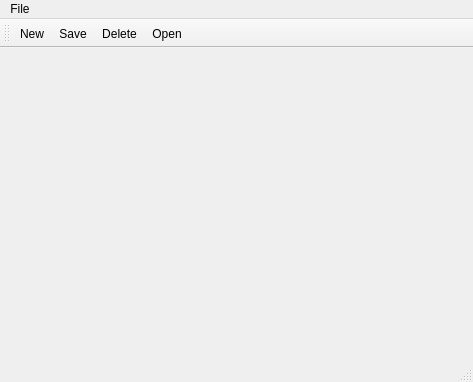
<?xml version="1.0" encoding="UTF-8"?>
<ui version="4.0">
 <class>MainWindow</class>
 <widget class="QMainWindow" name="MainWindow">
  <property name="geometry">
   <rect>
    <x>0</x>
    <y>0</y>
    <width>473</width>
    <height>382</height>
   </rect>
  </property>
  <property name="windowTitle">
   <string>MainWindow</string>
  </property>
  <widget class="QWidget" name="centralwidget"/>
  <widget class="QMenuBar" name="menubar">
   <property name="geometry">
    <rect>
     <x>0</x>
     <y>0</y>
     <width>473</width>
     <height>26</height>
    </rect>
   </property>
   <widget class="QMenu" name="menuFile">
    <property name="title">
     <string>File</string>
    </property>
    <addaction name="actionNew"/>
    <addaction name="actionSave"/>
   </widget>
   <addaction name="menuFile"/>
  </widget>
  <widget class="QStatusBar" name="statusbar"/>
  <widget class="QToolBar" name="toolBar">
   <property name="windowTitle">
    <string>toolBar</string>
   </property>
   <attribute name="toolBarArea">
    <enum>TopToolBarArea</enum>
   </attribute>
   <attribute name="toolBarBreak">
    <bool>true</bool>
   </attribute>
   <addaction name="actionNew"/>
   <addaction name="actionSave"/>
   <addaction name="actionDelete"/>
   <addaction name="actionOpen"/>
  </widget>
  <action name="actionSave">
   <property name="icon">
    <iconset resource="icons.qrc">
     <normaloff>:/CRUD/icons/save.png</normaloff>:/CRUD/icons/save.png</iconset>
   </property>
   <property name="text">
    <string>Save</string>
   </property>
   <property name="toolTip">
    <string>Save the form</string>
   </property>
  </action>
  <action name="actionNew">
   <property name="icon">
    <iconset resource="icons.qrc">
     <normaloff>:/CRUD/icons/addNewRecord.png</normaloff>:/CRUD/icons/addNewRecord.png</iconset>
   </property>
   <property name="text">
    <string>New</string>
   </property>
  </action>
  <action name="actionDelete">
   <property name="icon">
    <iconset resource="icons.qrc">
     <normaloff>:/CRUD/icons/deleteRecord.png</normaloff>:/CRUD/icons/deleteRecord.png</iconset>
   </property>
   <property name="text">
    <string>Delete</string>
   </property>
  </action>
  <action name="actionOpen">
   <property name="icon">
    <iconset resource="icons.qrc">
     <normaloff>:/CRUD/icons/openRecord.png</normaloff>:/CRUD/icons/openRecord.png</iconset>
   </property>
   <property name="text">
    <string>Open</string>
   </property>
  </action>
 </widget>
 <resources>
  <include location="icons.qrc"/>
 </resources>
 <connections/>
</ui>
